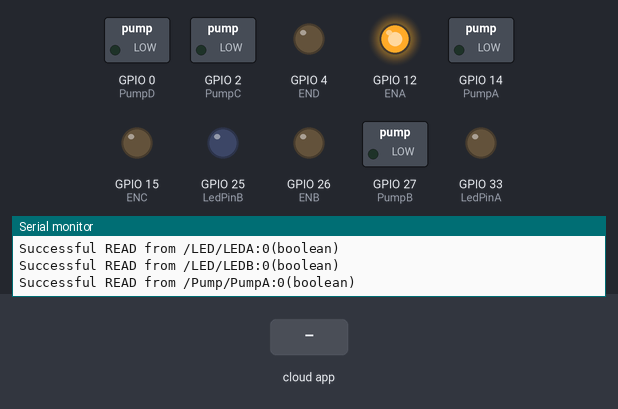
This sketch was run on a simulated ESP8266 (NodeMCU). Shown: switched loads named in the sketch (green lamp = pin HIGH), output pins drawn as LEDs (lit = HIGH), the last lines printed to the serial monitor. Inputs (shaded band) come from the test bench. WiFi joins after 1.5 s; servers stay silent unless stated; the Firebase database answers and starts empty.

Above: at 3.29 s.
3.3 s: the phone or cloud app sets LEDA to 1
At 8.3 s:
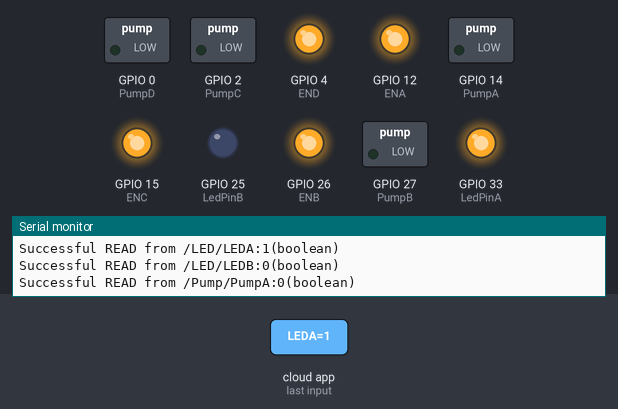
9.4 s: the phone or cloud app sets LEDB to 1
At 14.1 s:
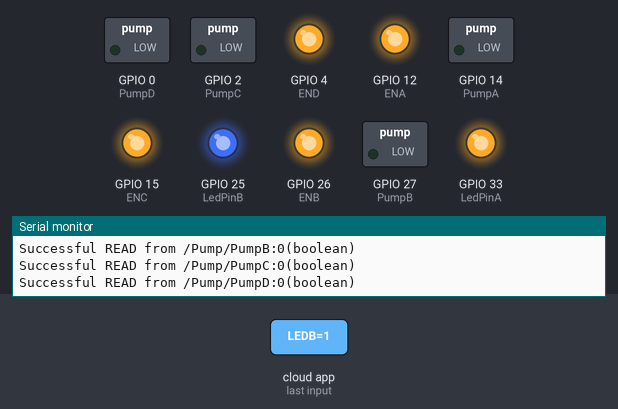
14.5 s: the phone or cloud app sets PumpA to 1
At 18.6 s:
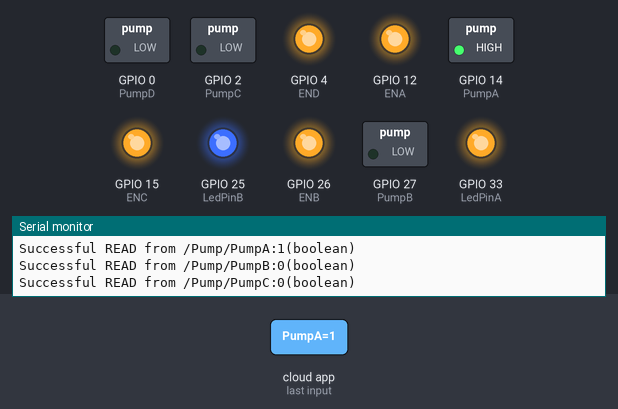
19.7 s: the phone or cloud app sets PumpB to 1
At 24.4 s:
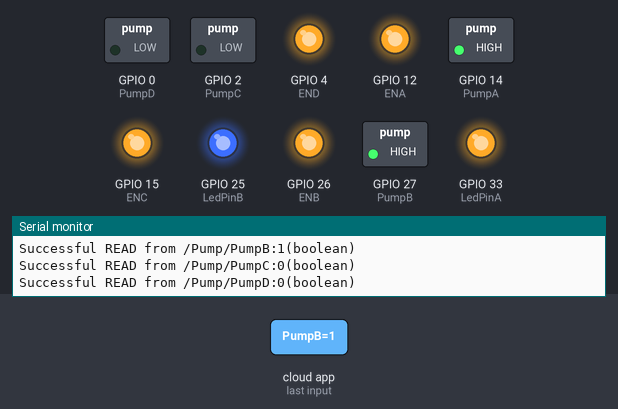
24.8 s: the phone or cloud app sets PumpC to 1
At 29.0 s:
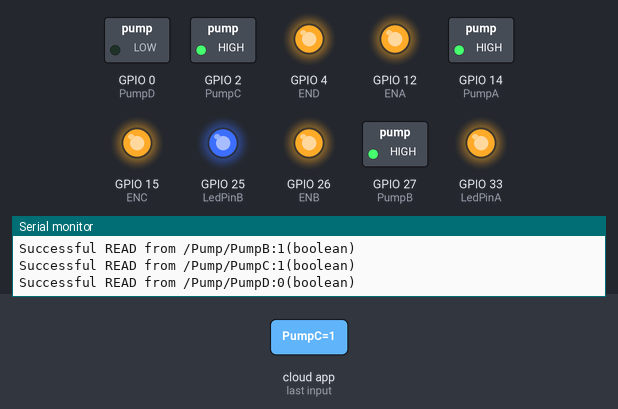
30.0 s: the phone or cloud app sets PumpD to 1
At 34.8 s:
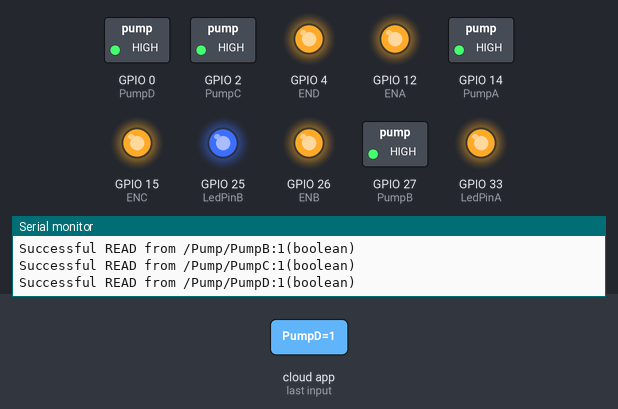
Timing chart, 0 to 36.1 s (numbered marks = the images above; inputs shaded):
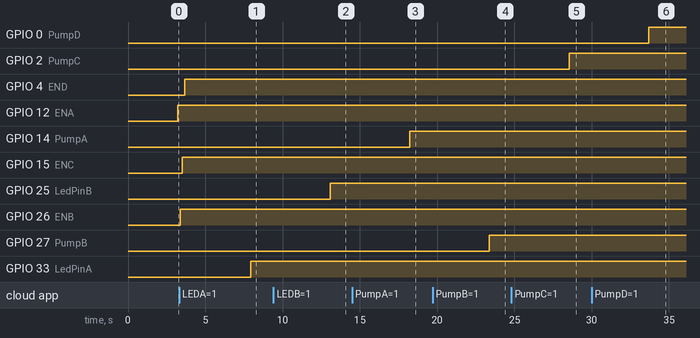

The sketch:

firebase-code-esp32.ino
```cpp
#include <Arduino.h>
#if defined(ESP32)
#include <WiFi.h>
#elif defined(ESP8266)
#include <ESP8266WiFi.h>
#endif
#include <Firebase_ESP_Client.h>
#include <Wire.h>

// Provide the token generation process info.
#include "addons/TokenHelper.h"
// Provide the RTDB payload printing info and other helper functions.
#include "addons/RTDBHelper.h"

// Insert your network credentials
#define WIFI_SSID "Pandesal"
#define WIFI_PASSWORD "three5eight"

#define Tx2 16
#define Rx2 17

// Insert Firebase project API Key
#define API_KEY "AIzaSyASTqGTe5EOttmde0UqzqJ-k4jrlG7ZphQ"

// Insert Authorized Email and Corresponding Password
#define USER_EMAIL "louiebelleza30@gmail.com"
#define USER_PASSWORD "My_g00gle_@cc_passw0rd30"

// Insert RTDB URL
#define DATABASE_URL "https://hydroponics-c9f41-default-rtdb.asia-southeast1.firebasedatabase.app"

// Define Firebase objects
FirebaseData fbdo;
FirebaseAuth auth;
FirebaseConfig config;

// Variable to save USER UID
String uid;

// Variables to save database paths
String databasePath, phPath, celciusPath, farenheitPath, waterlevelPath, humidityPath;
// variable name for the serial read
float dhtTemp, ph, celcius, farenheit, waterlevel, humidity;

// Timer variables (send new readings every 1 minutes)
unsigned long sendDataPrevMillis = 0;
unsigned long timerDelay = 5000;
bool signupOK = false;


// define LED pins
#define LedPinA 33
#define LedPinB 25
bool ledStateA = false;
bool ledStateB = false;


// define waterpump pins

#define ENA 12
#define PumpA 14
#define PumpB 27
#define ENB 26

#define ENC 15
#define PumpC 2
#define PumpD 0
#define END 4

bool PumpStateA = false;
bool PumpStateB = false;
bool PumpStateC = false;
bool PumpStateD = false;

// define waterpump speed


// Initialize WiFi
void initWiFi() {
  WiFi.begin(WIFI_SSID, WIFI_PASSWORD);
  Serial.print("Connecting to WiFi..");
  while (WiFi.status() != WL_CONNECTED) {
    Serial.print('.');
    delay(1000);
  }
  Serial.println(WiFi.localIP());
  Serial.println();
}

// Write float values to the database
void sendFloat(String path, float value) {
  if (Firebase.RTDB.setFloat(&fbdo, path.c_str(), value)) {
    Serial.print("Writing value: ");
    Serial.print(value);
    Serial.print(" on the following path: ");
    Serial.println(path);
    Serial.println("PASSED");
    Serial.println("PATH: " + fbdo.dataPath());
    Serial.println("TYPE: " + fbdo.dataType());
  } else {
    Serial.println("FAILED");
    Serial.println("REASON: " + fbdo.errorReason());
  }
}

void setup() {
  // for LEDPIN
  pinMode(LedPinA, OUTPUT);
  pinMode(LedPinB, OUTPUT);

  // for waterpump pin
  pinMode(PumpA, OUTPUT);
  pinMode(PumpB, OUTPUT);
  pinMode(PumpC, OUTPUT);
  pinMode(PumpD, OUTPUT);

  //(Optional for waterpump)
  pinMode(ENA, OUTPUT);
  pinMode(ENB, OUTPUT);
  pinMode(ENC, OUTPUT);
  pinMode(END, OUTPUT);

  Serial2.begin(115200, SERIAL_8N1, 16, 17);  // Initialize UART2 at  9600 bps, Rx and Tx
  Serial.begin(115200);

  // Initialize Wifi conn
  initWiFi();

  // Assign the api key (required)
  config.api_key = API_KEY;

  // Assign the user sign in credentials
  auth.user.email = USER_EMAIL;
  auth.user.password = USER_PASSWORD;

  // Assign the RTDB URL (required)
  config.database_url = DATABASE_URL;

  Firebase.reconnectWiFi(true);
  fbdo.setResponseSize(4096);

  // Assign the callback function for the long running token generation task */
  config.token_status_callback = tokenStatusCallback;  //see addons/TokenHelper.h

  // Assign the maximum retry of token generation
  config.max_token_generation_retry = 5;

  // Initialize the library with the Firebase authen and config
  Firebase.begin(&config, &auth);

  //Initialize the library with the Firebase authen and config anonymous method
  if (Firebase.signUp(&config, &auth, "", "")) {
    Serial.println("signup OK");
    bool signupOK = true;
  } else {
    Serial.printf("%s\n", config.signer.signupError.message.c_str());
  }

  // Getting the user UID might take a few seconds
  Serial.println("Getting User UID");
  while ((auth.token.uid) == "") {
    Serial.print('.');
    delay(1000);
  }
  // Print user UID
  uid = auth.token.uid.c_str();
  Serial.print("User UID: ");
  Serial.println(uid);

  // Update database path
  databasePath = "/UsersData/" + uid;

  // Update database path for sensor readings
  phPath = databasePath + "/ph";
  celciusPath = databasePath + "/celcius";
  farenheitPath = databasePath + "/farenheit";
  waterlevelPath = databasePath + "/waterlevel";
  humidityPath = databasePath + "/humidity";
}


void loop() {
  if (Serial2.available()) {
    String data = Serial2.readStringUntil('\n');

    int phIndex = data.indexOf("ph:");
    int celciusIndex = data.indexOf("celsius:");
    int fahrenheitIndex = data.indexOf("fahrenheit:");
    int waterlevelIndex = data.indexOf("waterlevel:");
    int humidityIndex = data.indexOf("humidity:");

    if (phIndex >= 0 && celciusIndex >= 0 && fahrenheitIndex >= 0 && waterlevelIndex >= 0 && humidityIndex >= 0) {

      int celciusEndIndex = data.indexOf(",", celciusIndex);
      int fahrenheitEndIndex = data.indexOf(",", fahrenheitIndex);
      int humidityEndIndex = data.indexOf(",", humidityIndex);  // Correctly find the end index of the humidity value

      String celciusSubstr = data.substring(celciusIndex + 8, celciusEndIndex);
      String fahrenheitSubstr = data.substring(fahrenheitIndex + 11, fahrenheitEndIndex);
      String humiditySubstr = data.substring(humidityIndex + 9, humidityEndIndex);  // Correctly extract the humidity substring

      ph = data.substring(phIndex + 3).toFloat();
      waterlevel = data.substring(waterlevelIndex + 3).toFloat();
      humidity = humiditySubstr.toFloat();  // Correctly convert the humidity substring to float

      celcius = celciusSubstr.toFloat();
      farenheit = fahrenheitSubstr.toFloat();

      // Send data to Firebase
      sendFloat(phPath, ph);
      sendFloat(celciusPath, celcius);
      sendFloat(farenheitPath, farenheit);
      sendFloat(waterlevelPath, waterlevel);
      sendFloat(humidityPath, humidity);  // Correctly send the humidity value

      Serial.print("pHValue: ");
      Serial.println(ph);

      Serial.print("Celsius: ");
      Serial.println(celcius);

      Serial.print("Fahrenheit: ");
      Serial.println(farenheit);

      Serial.print("Water Level: ");
      Serial.println(waterlevel);

      Serial.print("Humidity: ");
      Serial.println(humidity);
    }
  }

  // Send new readings to database
  if (Firebase.ready() && (millis() - sendDataPrevMillis > timerDelay || sendDataPrevMillis == 0)) {
    sendDataPrevMillis = millis();
    sendFloat(phPath, ph);
    sendFloat(celciusPath, celcius);
    sendFloat(farenheitPath, farenheit);
    sendFloat(waterlevelPath, waterlevel);
    sendFloat(humidityPath, humidity);  // Correctly send the humidity value

    // LEDA
    if (Firebase.RTDB.getBool(&fbdo, "/LED/LEDA")) {
      if (fbdo.dataType() == "boolean") {
        ledStateA = fbdo.boolData();
        Serial.println("Successful READ from " + fbdo.dataPath() + ":" + ledStateA + "(" + fbdo.dataType() + ")");
        digitalWrite(LedPinA, ledStateA);
      } else {
        Serial.println("Failed : " + fbdo.errorReason());
        Serial.println("Failed to read from /LED/LEDA");
      }
    } else {
      Serial.println("Firebase is not ready or signup is not OK.");
    }

    // LEDB
    if (Firebase.RTDB.getBool(&fbdo, "/LED/LEDB")) {
      if (fbdo.dataType() == "boolean") {
        ledStateB = fbdo.boolData();
        Serial.println("Successful READ from " + fbdo.dataPath() + ":" + ledStateB + "(" + fbdo.dataType() + ")");
        digitalWrite(LedPinB, ledStateB);
      } else {
        Serial.println("Failed : " + fbdo.errorReason());
        Serial.println("Failed to read from /LED/LEDB");
      }
    } else {
      Serial.println("Firebase is not ready or signup is not OK.");
    }

    // PumpA
    if (Firebase.RTDB.getBool(&fbdo, "/Pump/PumpA")) {
      if (fbdo.dataType() == "boolean") {
        PumpStateA = fbdo.boolData();
        Serial.println("Successful READ from " + fbdo.dataPath() + ":" + PumpStateA + "(" + fbdo.dataType() + ")");
        analogWrite(ENA, 255);  //ENA pin
        digitalWrite(PumpA, PumpStateA);
      } else {
        Serial.println("Failed : " + fbdo.errorReason());
        Serial.println("Failed to read from /Pump/PumpA");
      }
    } else {
      Serial.println("Firebase is not ready or signup is not OK.");
    }

    // PumpB
    if (Firebase.RTDB.getBool(&fbdo, "/Pump/PumpB")) {
      if (fbdo.dataType() == "boolean") {
        PumpStateB = fbdo.boolData();
        Serial.println("Successful READ from " + fbdo.dataPath() + ":" + PumpStateB + "(" + fbdo.dataType() + ")");
        analogWrite(ENB, 255);  //ENB pin
        digitalWrite(PumpB, PumpStateB);
      } else {
        Serial.println("Failed : " + fbdo.errorReason());
        Serial.println("Failed to read from /Pump/PumpB");
      }
    } else {
      Serial.println("Firebase is not ready or signup is not OK.");
    }

    // PumpC
    if (Firebase.RTDB.getBool(&fbdo, "/Pump/PumpC")) {
      if (fbdo.dataType() == "boolean") {
        PumpStateC = fbdo.boolData();
        Serial.println("Successful READ from " + fbdo.dataPath() + ":" + PumpStateC + "(" + fbdo.dataType() + ")");
        analogWrite(ENC, 255);  //ENC pin
        digitalWrite(PumpC, PumpStateC);
      } else {
        Serial.println("Failed : " + fbdo.errorReason());
        Serial.println("Failed to read from /Pump/PumpC");
      }
    } else {
      Serial.println("Firebase is not ready or signup is not OK.");
    }

    // PumpD
    if (Firebase.RTDB.getBool(&fbdo, "/Pump/PumpD")) {
      if (fbdo.dataType() == "boolean") {
        PumpStateD = fbdo.boolData();
        Serial.println("Successful READ from " + fbdo.dataPath() + ":" + PumpStateD + "(" + fbdo.dataType() + ")");
        analogWrite(END, 255);  //END pin
        digitalWrite(PumpD, PumpStateD);
      } else {
        Serial.println("Failed : " + fbdo.errorReason());
        Serial.println("Failed to read from /Pump/PumpD");
      }
    } else {
      Serial.println("Firebase is not ready or signup is not OK.");
    }
  }
}


// Placeholder for the tokenStatusCallback function
// Implement the actual logic based on your requirements.
void tokenStatusCallback(FirebaseData &fbdo, const char *message) {
  Serial.println(message);
}
```

Measured:
- after the input at 3.3 s, GPIO 33 (LedPinA): LOW → HIGH after 4.6 s
- after the input at 9.4 s, GPIO 25 (LedPinB): LOW → HIGH after 3.7 s
- after the input at 14.5 s, GPIO 14 (PumpA): LOW → HIGH after 3.7 s
- after the input at 19.7 s, GPIO 27 (PumpB): LOW → HIGH after 3.7 s
- after the input at 24.8 s, GPIO 2 (PumpC): LOW → HIGH after 3.7 s
- after the input at 30.0 s, GPIO 0 (PumpD): LOW → HIGH after 3.7 s
